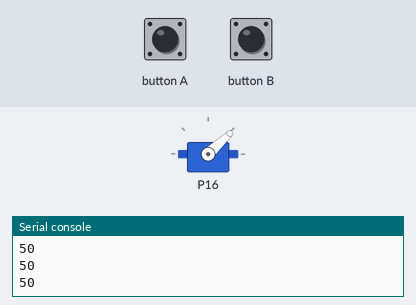
Recording of a program running on a simulated BBC micro:bit running MicroPython. Shown: servo, the last lines printed to the serial console. Inputs (shaded band) come from the test bench. Servo angles are drawn from the pulse width (0.5 ms = 0°, 2.5 ms = 180°).

Above: at 1.2 s.
1.3 s: button A pressed for 0.15 s
At 1.9 s:
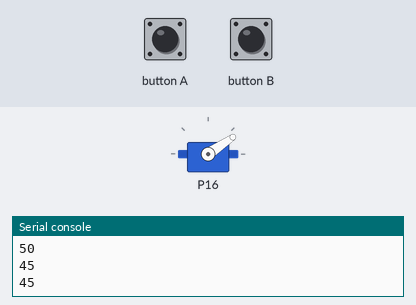
3.1 s: button A pressed for 1 s
At 4.6 s:
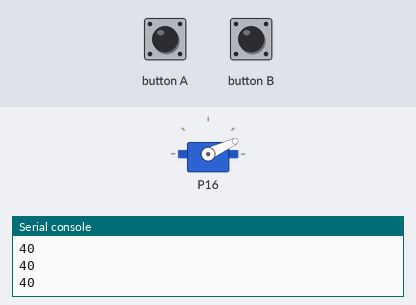
5.6 s: button A pressed for 0.15 s
At 6.6 s:
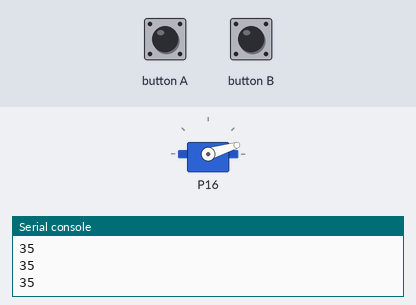
7.3 s: button B pressed for 0.15 s
At 8.0 s:
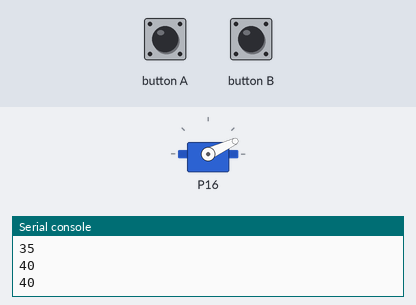
9.1 s: button A pressed for 3.2 s
At 10.7 s:
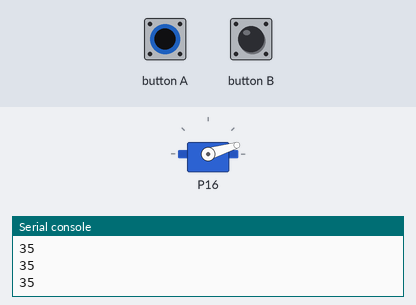
13.8 s: button B pressed 5 times (0.12 s each, 0.3 s apart)
At 16.6 s:
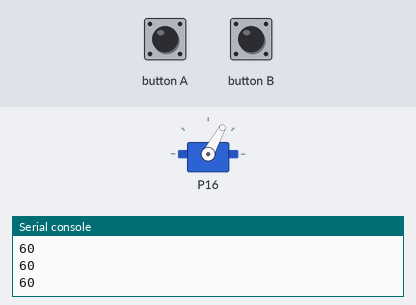
Timing chart, 0 to 17.8 s (numbered marks = the images above; inputs shaded):
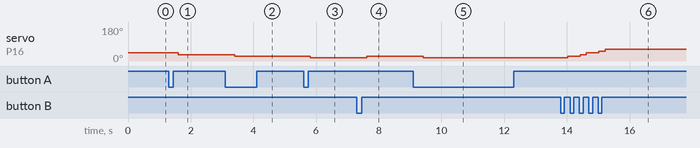

The program:

range_test_python.py
```python
from microbit import *

'''
Connect a servo motor to pin 16 of the micro:bit
Run this code and press button A until the servo starts to buzz - this is the limit in one direction
Do the same with button B to find the limit in the other direction
'''

position = 50

while True:
    sleep(200)
    print(position)
    pin16.write_analog(position)

    if button_a.was_pressed():
        position -=5

    if button_b.was_pressed():
        position +=5
```

Measured:
- after the input at 1.3 s, servo on P16: 43° → 34° after 0.30 s
- after the input at 3.1 s, servo on P16: 34° → 25° after 0.31 s
- after the input at 5.6 s, servo on P16: 25° → 17° after 0.21 s
- after the input at 7.3 s, servo on P16: 17° → 25° after 0.31 s
- after the input at 9.1 s, servo on P16: 25° → 17° after 0.31 s
- after the input at 13.8 s, servo on P16: moves from 17° to 61° over 1.2 s, starting after 0.22 s
